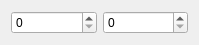
<?xml version="1.0" encoding="UTF-8"?>
<ui version="4.0">
 <class>EventTimeWidget</class>
 <widget class="QWidget" name="EventTimeWidget">
  <property name="geometry">
   <rect>
    <x>0</x>
    <y>0</y>
    <width>199</width>
    <height>42</height>
   </rect>
  </property>
  <property name="windowTitle">
   <string>Form</string>
  </property>
  <layout class="QHBoxLayout" name="horizontalLayout">
   <item>
    <widget class="QSpinBox" name="daySpin"/>
   </item>
   <item>
    <widget class="QSpinBox" name="hourSpin"/>
   </item>
  </layout>
 </widget>
 <resources/>
 <connections/>
</ui>
